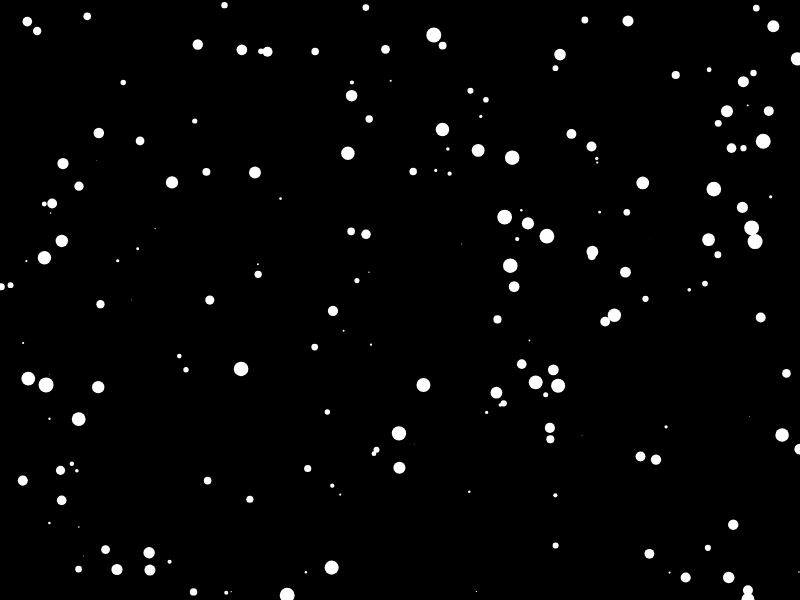
Frame 1 (no input)
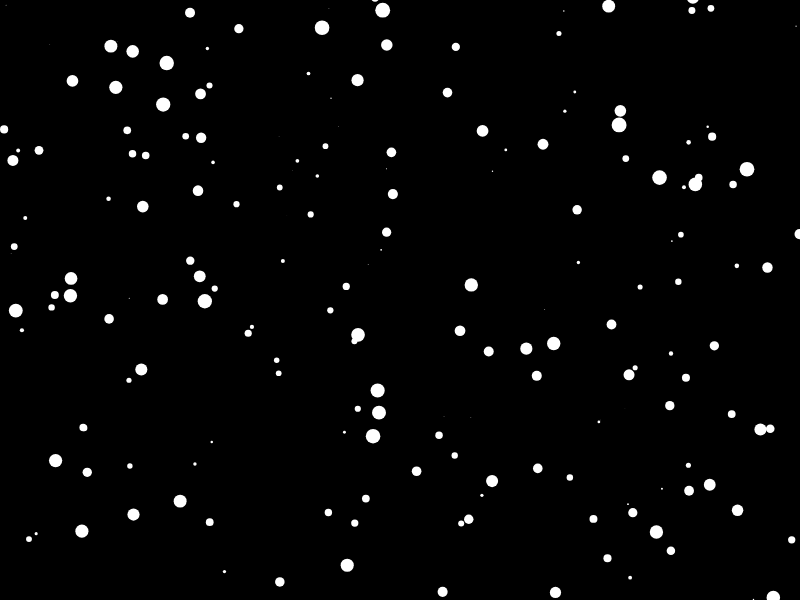
Frame 60 (no input)
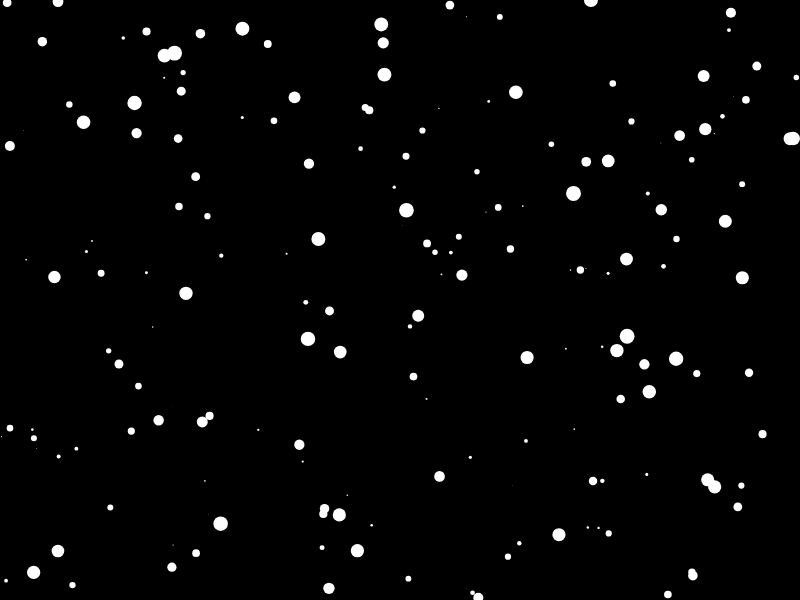
Frame 120 (the mouse pressed at the canvas centre since frame 60)

The p5.js sketch that drew these frames (run headless with seeded random() and noise() and a simulated clock; from frame 60 on, the mouse is pressed at the canvas centre):

// p5.js sketch
// ── sketch.js
// P5.JS TEMPLATE - COMMENTS
"use strict";

// Declare Global Variables
let xVals, yVals; 

// SETUP FUNCTION - Runs once at beginning of program
function setup() {
    createCanvas(800, 600);

    // Initialize Global Variables
    xVals = [];
    yVals = [];
    for (let n = 0; n < 200; n++) {
        xVals.push(random(width));
        yVals.push(random(height));
    }
}

// DRAW FUNCTION - Loops @ 60FPS by default
function draw() {
    // RUN LOGIC
    for (let i = 0; i < yVals.length; i++){
        yVals[i] += random(20);
            if (yVals[i] > height) {
            yVals[i] = random(-50, 0)
            xVals[i] = random(width);
        }
    }
    // DRAW FRAME
    background(0);
    noStroke();
    fill(255);
    for (let i = 0; i < xVals.length; i++) {
        ellipse(xVals[i], yVals[i], random(15));
    }
}
